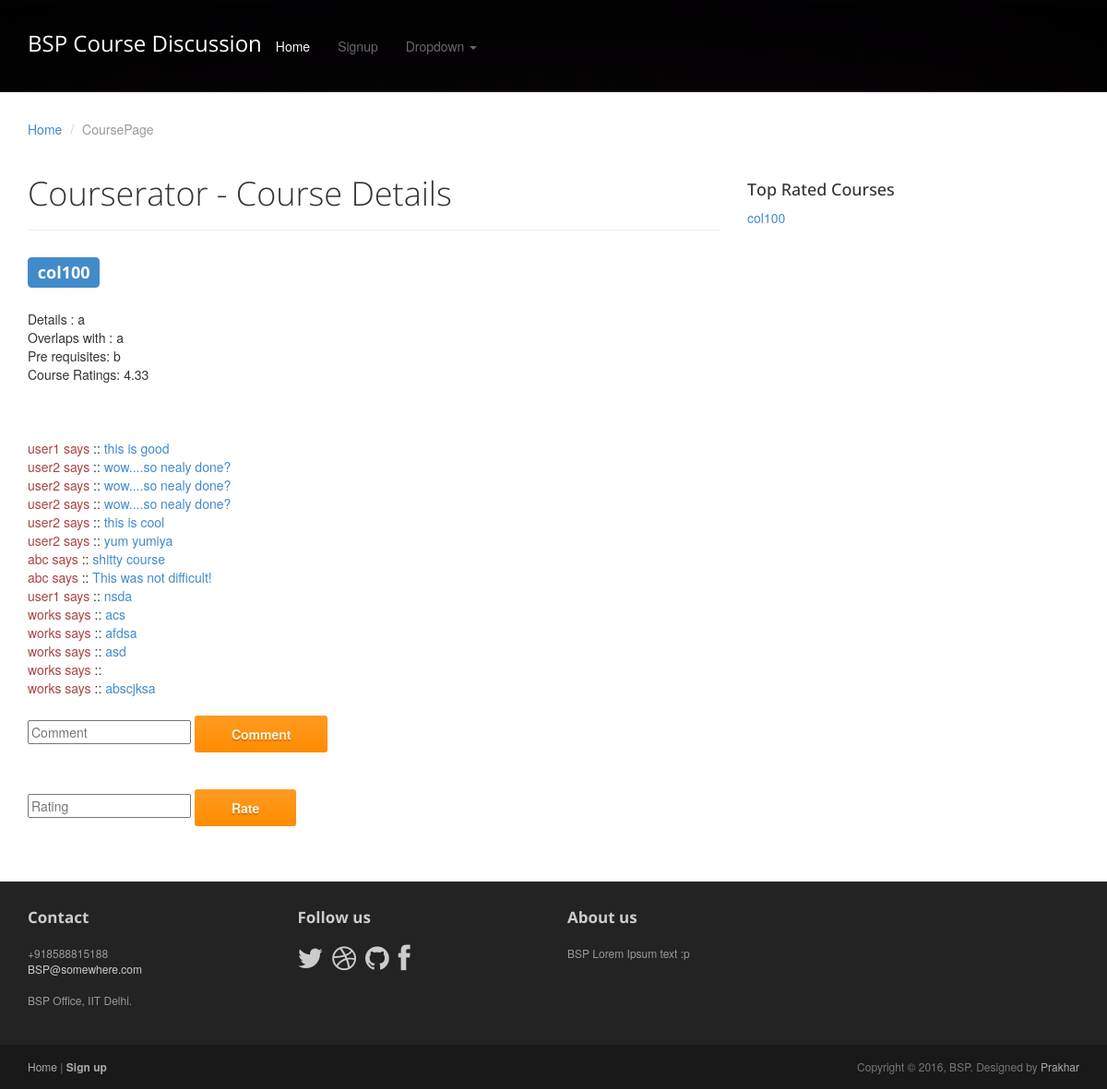
Screenshot of /course.php?coursename=col100 (signed in) with the database file from the repository.
### tables this page shows
CREATE TABLE `courses` (
  `id` int(11) NOT NULL AUTO_INCREMENT,
  `coursename` varchar(200) NOT NULL,
  `details` varchar(10000) NOT NULL,
  `rating` float NOT NULL DEFAULT '0',
  `overlaps` varchar(500) NOT NULL,
  `prereq` varchar(500) NOT NULL,
  PRIMARY KEY (`id`)
);

CREATE TABLE `comments` (
  `id` int(11) NOT NULL AUTO_INCREMENT,
  `comment` varchar(1000) NOT NULL,
  `coursename` varchar(100) NOT NULL,
  `username` varchar(50) NOT NULL,
  PRIMARY KEY (`id`)
);

### course.php (the view, shortened to what this page needs)
<?php
			if($_SERVER['REQUEST_METHOD']=='GET' && $_GET['coursename']){
				$coursename=mysql_real_escape_string($_GET['coursename']);
			}else{
				echo "Go back and select a calid course name or number";
			}
?>
<!DOCTYPE html>
<html lang="en">
<head>
	<link rel="stylesheet" href="assets/css/bootstrap.min.css">
	<link rel="stylesheet" href="assets/css/font-awesome.min.css">
	<link rel="stylesheet" href="assets/css/bootstrap-theme.css" media="screen" >
	<link rel="stylesheet" href="assets/css/main.css">
</head>
<body>
    <nav class="navbar navbar-inverse navbar-fixed-top">
      <div class="container">
        <div class="navbar-header">
          <a class="navbar-brand" href="#">BSP Course Discussion</a>
        </div>
        <div id="navbar" class="navbar-collapse collapse">
          <ul class="nav navbar-nav">
            <li class="active"><a href="./index.php">Home</a></li>
            <li><a href="./register.php">Signup</a></li>
            <li class="dropdown">
              <a href="#" class="dropdown-toggle" data-toggle="dropdown" role="button" aria-haspopup="true" aria-expanded="false">Dropdown <span class="caret"></span></a>
            </li>
          </ul>
        </div>
      </div>
    </nav>
	<header id="head" class="secondary"></header>
	<div class="container">
		<ol class="breadcrumb">
			<li><a href="index.php">Home</a></li>
			<li class="active">CoursePage</li>
		</ol>
		<div class="row">
			<article class="col-sm-8 maincontent">
				<header class="page-header">
					<h1 class="page-title">Courserator - Course Details</h1>
				</header>
				<h3><span class="label label-primary"><?php echo $coursename ?></span></h3>
				<br/>
<?php
				$query=mysql_query("Select * from courses where coursename='$coursename'");
				while($row=mysql_fetch_array($query)){
					print "Details : ". $row['details']. "<br/>";
					print "Overlaps with : ". $row['overlaps']. "<br/>";
					print "Pre requisites: ". $row['prereq']. "<br/>";
				}
				$query=mysql_query("Select * from ratings where coursename='$coursename'");
				$rat=0; $num=0;
				while($row=mysql_fetch_array($query)){
					$rat=$rat+$row['rating'];
					$num=$num+1;
				}
				if($num==0){
					$netRate=0;
					print "Course Ratings: 0 <br/>";
				}else{
					$netRate=$rat/$num;
					print "Course Ratings: ". number_format((float)$netRate, 2, '.', ''). "<br/>";
				}
				echo "<br/><br/><br/>";
				$query=mysql_query("Select * from comments where coursename='$coursename'");
				while($row=mysql_fetch_array($query)){
					print "<span class='text-danger'>".$row['username']. " says</span> :: ";
					print  "<span class='text-primary'>".$row['comment']. "</span><br/>";
				}
		?>
			<br/>
		<form method='POST' action='post_comment.php'>
			<input	type="text" name="comment" placeholder="Comment">
			<button	type="Submit" class="btn btn-primary" name="submit" value='Comment'>Comment</button>
		</form>
	<br/>
	<br/>
		<form method='POST' action='post_ratings.php'>
			<input	type="number" name="rating" placeholder="Rating">
			<button	type="Submit" class="btn btn-primary" name="submit" value='Rate'>Rate</button>
		</form>
			</article>
			<aside class="col-sm-4 sidebar sidebar-right">
				<div class="widget">
					<h4>Top Rated Courses</h4>
					<ul class="list-unstyled list-spaces">
					<?php
						$query=mysql_query("Select * from courses order by rating ASC LIMIT 5");
						if($query){
							while($row=mysql_fetch_array($query)){
								print "<li><a href=''>" .$row['coursename']. "</a></li>";
							}
						}else{
							echo "Nothing to display. Please come back tommorrow!<br>";
						}
					?>
					</ul>
				</div>
			</aside>
		</div>
	</div>
<div id="footer" class="top-space">
		<div class="footer1">
			<div class="container">
				<div class="row">
					<div class="col-md-3 widget">
						<h3 class="widget-title">Contact</h3>
						<div class="widget-body">
							<p>+918588815188<br>
								<a href="mailto:#">BSP@somewhere.com</a><br>
								<br>
								BSP Office, IIT Delhi.
							</p>
						</div>
					</div>
					<div class="col-md-3 widget">
						<h3 class="widget-title">Follow us</h3>
						<div class="widget-body">
							<p class="follow-me-icons">
								<a href=""><i class="fa fa-twitter fa-2"></i></a>
								<a href=""><i class="fa fa-dribbble fa-2"></i></a>
								<a href=""><i class="fa fa-github fa-2"></i></a>
								<a href=""><i class="fa fa-facebook fa-2"></i></a>
							</p>
						</div>
					</div>
					<div class="col-md-6 widget">
						<h3 class="widget-title">About us</h3>
						<div class="widget-body">
							<p>BSP Lorem Ipsum text :p</p>
						</div>
					</div>
				</div>
			</div>
		</div>
		<div class="footer2">
			<div class="container">
				<div class="row">
					<div class="col-md-6 widget">
						<div class="widget-body">
							<p class="simplenav">
								<a href="#">Home</a> |
								<b><a href="register.php">Sign up</a></b>
							</p>
						</div>
					</div>
					<div class="col-md-6 widget">
						<div class="widget-body">
							<p class="text-right">
								Copyright &copy; 2016, BSP. Designed by <a href="http://www.cse.iitd.ac.in/~cs1140207/" rel="designer">Prakhar</a>
							</p>
						</div>
					</div>
				</div>
			</div>
		</div>
	</div>
</body>
</html>
<!DOCTYPE html>
<html>
<head>
</head>
<body>

### assets/css/main.css (style rules this page uses)
#head { background:#181015 url( ../images/bg_header.jpg) no-repeat; background-size: cover; min-height:520px; text-align: center; padding-top:240px; color:white; font-family:"Open sans", Helvetica, Arial; font-weight:300; }
#head.secondary { height:100px; min-height: 100px; padding-top:0px; }
h1, h2, h3, h4, h5, h6 { font-family:"Open sans", Helvetica, Arial; }
h1, .h1, h2, .h2, h3, .h3 { margin-top:30px; }
.page-title { margin-top:20px; font-weight:300; }
.breadcrumb { background:none; padding:0; margin:30px 0 0px 0; }
ul.list-spaces li { margin-bottom:10px; }
.top-space { margin-top: 60px; }
.sidebar { padding-top:36px; padding-bottom:30px; }
.sidebar .widget { margin-bottom:20px; }
.footer1 { background: #232323; padding: 30px 0 0 0; font-size: 12px; color: #999; }
.footer1 a { color: #ccc; }
.footer1 .widget { margin-bottom:30px; }
.footer1 .widget-title { font-size: 17px; font-weight: bold; color: #ccc; margin: 0 0 20px; }
.follow-me-icons { font-size:30px; }
.follow-me-icons i { float:left; margin:0 10px 0 0; }
.footer2 { background: #191919; padding: 15px 0; color: #777; font-size: 12px; }
.footer2 a { color: #aaa; }
.footer2 p { margin: 0; }

### rows the page displays
courses: details "a", overlaps "a", prereq "b", coursename "col100"
comments: username "user1", comment "this is good"
comments: username "user2", comment "wow....so nealy done?"
comments: username "user2", comment "wow....so nealy done?"
comments: username "user2", comment "wow....so nealy done?"
comments: username "user2", comment "this is cool"
comments: username "user2", comment "yum yumiya"
comments: username "abc", comment "shitty course"
comments: username "abc", comment "This was not difficult!"
comments: username "user1", comment "nsda"
comments: username "works", comment "acs"
comments: username "works", comment "afdsa"
comments: username "works", comment "asd"
comments: username "works"
comments: username "works", comment "abscjksa"

### other values shown
$coursename "col100"
$netRate "4.33"
